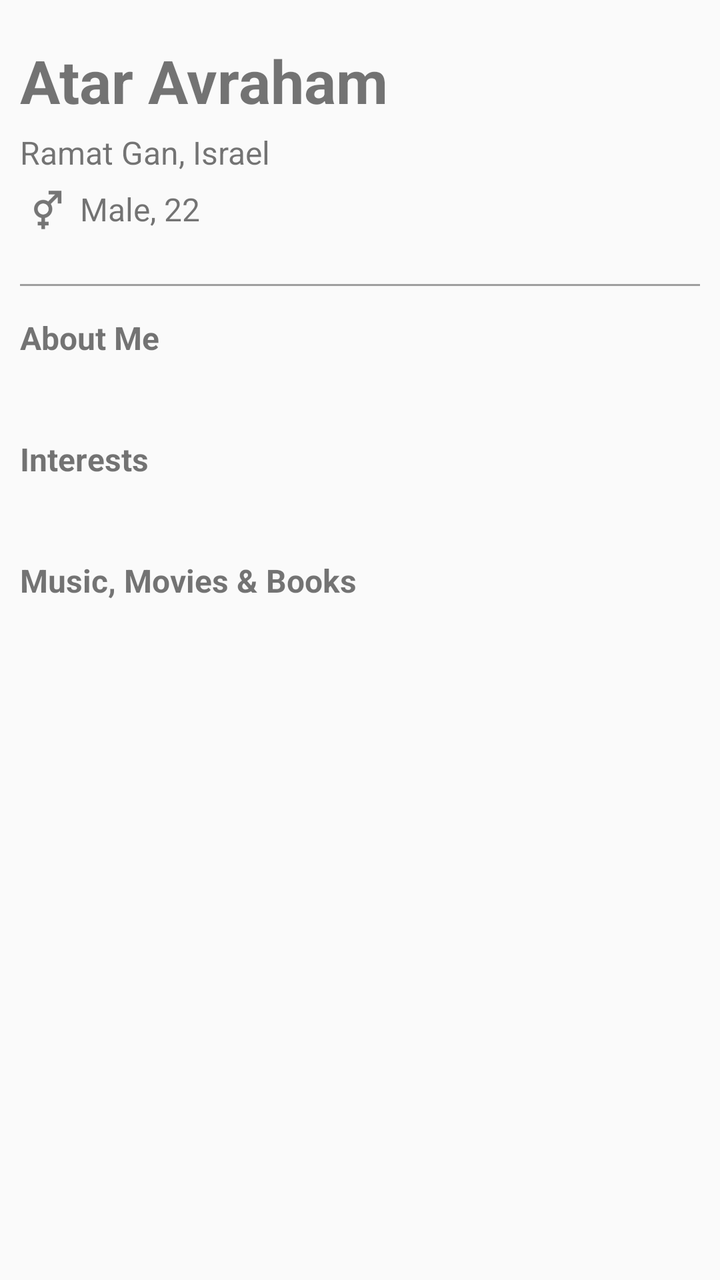
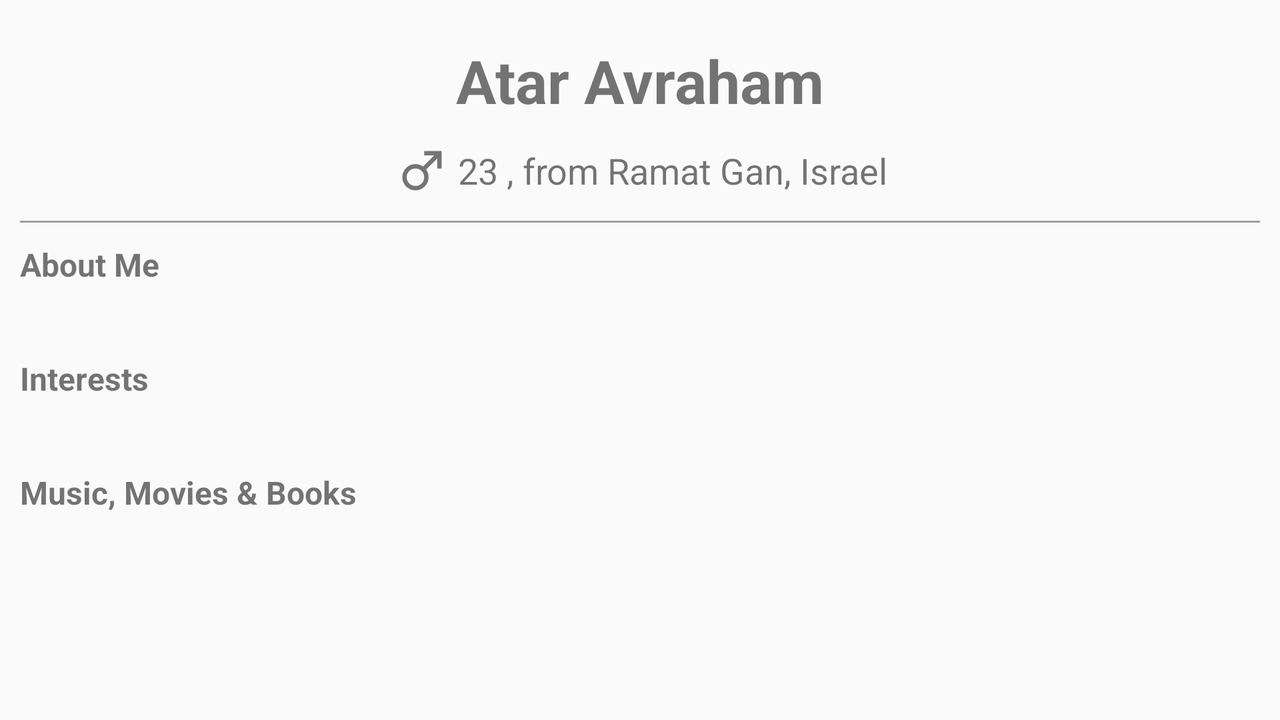

One screen, two layout resources from the same app: the default and the repository's alternative for another configuration. Each is rendered where Android would select it; the XML of both is given below.
<!-- AndroidManifest.xml: application theme AppTheme -->
<!-- res/layout/fragment_profile_view.xml -->
<android.support.design.widget.CoordinatorLayout
    xmlns:android="http://schemas.android.com/apk/res/android"
    xmlns:tools="http://schemas.android.com/tools"
    android:layout_width="match_parent"
    android:layout_height="match_parent"
    tools:context="com.atar.tripal.ui.ProfileViewFragment">

    <LinearLayout
        android:layout_width="match_parent"
        android:layout_height="match_parent"
        android:orientation="vertical"
        android:layout_margin="10dp">

        <TextView
            android:id="@+id/pv_name"
            android:layout_width="wrap_content"
            android:layout_height="wrap_content"
            android:layout_marginTop="10dp"
            android:layout_marginBottom="5dp"
            android:textSize="30sp"
            android:textStyle="bold"
            android:text="Atar Avraham"/>

        <TextView
            android:id="@+id/pv_origin"
            android:layout_width="wrap_content"
            android:layout_height="wrap_content"
            android:textSize="16sp"
            android:layout_marginBottom="5dp"
            android:text="Ramat Gan, Israel"/>

        <LinearLayout
            android:layout_width="wrap_content"
            android:layout_height="wrap_content"
            android:orientation="horizontal"
            android:gravity="center"
            android:layout_marginBottom="25dp">

            <ImageView
                android:id="@+id/pv_gender"
                android:layout_width="25dp"
                android:layout_height="25dp"
                android:layout_gravity="center"
                android:src="@mipmap/gender"
                android:layout_marginEnd="5dp"/>

            <TextView
                android:id="@+id/pv_age"
                android:layout_width="wrap_content"
                android:layout_height="wrap_content"
                android:textSize="16sp"
                android:text="Male, 22"/>

        </LinearLayout>

        <View style="@style/Divider"/>

        <TextView
            android:layout_width="wrap_content"
            android:layout_height="wrap_content"
            android:layout_marginTop="15dp"
            android:text="@string/about_me"
            android:textStyle="bold"
            android:textSize="16sp" />

        <TextView
            android:id="@+id/pv_about_me"
            android:layout_width="wrap_content"
            android:layout_height="wrap_content"
            android:paddingTop="5dp"/>

        <TextView
            android:layout_width="wrap_content"
            android:layout_height="wrap_content"
            android:layout_marginTop="15dp"
            android:text="@string/interests"
            android:textStyle="bold"
            android:textSize="16sp"/>

        <TextView
            android:id="@+id/pv_interests"
            android:layout_width="wrap_content"
            android:layout_height="wrap_content"
            android:paddingTop="5dp"/>

        <TextView
            android:layout_width="wrap_content"
            android:layout_height="wrap_content"
            android:layout_marginTop="15dp"
            android:text="@string/movies_books_music"
            android:textStyle="bold"
            android:textSize="16sp"/>

        <TextView
            android:id="@+id/pv_movies_and_books"
            android:layout_width="wrap_content"
            android:layout_height="wrap_content"
            android:paddingTop="5dp"
            android:layout_marginBottom="10dp"/>
    </LinearLayout>

</android.support.design.widget.CoordinatorLayout>
<!-- resources referenced by this layout -->
<resources>
  <!-- mipmap gender: png bitmap (drawable, 1364 bytes) -->
  <string name="about_me">About Me</string>
  <string name="interests">Interests</string>
  <string name="movies_books_music">Music, Movies &amp; Books</string>
  <style name="Divider">
          <item name="android:layout_width">match_parent</item>
          <item name="android:layout_height">1dp</item>
          <item name="android:background">#9e9e9e</item>
      </style>
  <style name="AppTheme" parent="Theme.AppCompat.Light.NoActionBar">
          
          <item name="colorPrimary">@color/colorPrimary</item>
          <item name="colorPrimaryDark">@color/colorPrimaryDark</item>
          <item name="colorAccent">@color/colorAccent</item>
      </style>
  <color name="colorPrimary">#03a9f4</color>
  <color name="colorPrimaryDark">#03a9f4</color>
  <color name="colorAccent">#ffca28</color>
</resources>
<!-- res/layout-land/fragment_profile_view.xml (the repository's variant of the layout above) -->
<!-- drawn on the phone turned sideways -->
<android.support.design.widget.CoordinatorLayout
    xmlns:android="http://schemas.android.com/apk/res/android"
    xmlns:tools="http://schemas.android.com/tools"
    android:layout_width="match_parent"
    android:layout_height="match_parent"
    tools:context="com.atar.tripal.ui.ProfileViewFragment"
    android:layout_margin="10dp">

    <LinearLayout
        android:layout_width="match_parent"
        android:layout_height="match_parent"
        android:orientation="vertical">

        <TextView
            android:id="@+id/pv_name"
            android:layout_width="wrap_content"
            android:layout_height="wrap_content"
            android:layout_marginTop="10dp"
            android:layout_marginBottom="10dp"
            android:layout_gravity="center"
            android:textSize="30sp"
            android:textStyle="bold"
            android:text="Atar Avraham"/>

        <LinearLayout
            android:layout_width="wrap_content"
            android:layout_height="wrap_content"
            android:orientation="horizontal"
            android:layout_gravity="center"
            android:gravity="center"
            android:layout_marginBottom="10dp">

            <ImageView
                android:id="@+id/pv_gender"
                android:layout_width="30dp"
                android:layout_height="30dp"
                android:src="@mipmap/male"
                android:layout_marginEnd="3dp"/>

            <TextView
                android:id="@+id/pv_origin"
                android:layout_width="wrap_content"
                android:layout_height="wrap_content"
                android:textSize="18sp"
                android:text="23 , from Ramat Gan, Israel"/>

        </LinearLayout>

        <View style="@style/Divider"/>

        <TextView
            android:layout_width="wrap_content"
            android:layout_height="wrap_content"
            android:layout_marginTop="10dp"
            android:text="@string/about_me"
            android:textStyle="bold"
            android:textSize="16sp" />

        <TextView
            android:id="@+id/pv_about_me"
            android:layout_width="wrap_content"
            android:layout_height="wrap_content"
            android:textSize="15sp"/>

        <TextView
            android:layout_width="wrap_content"
            android:layout_height="wrap_content"
            android:layout_marginTop="15dp"
            android:text="@string/interests"
            android:textStyle="bold"
            android:textSize="16sp"/>

        <TextView
            android:id="@+id/pv_interests"
            android:layout_width="wrap_content"
            android:layout_height="wrap_content"
            android:textSize="15sp"/>

        <TextView
            android:layout_width="wrap_content"
            android:layout_height="wrap_content"
            android:layout_marginTop="15dp"
            android:text="@string/movies_books_music"
            android:textStyle="bold"
            android:textSize="16sp"/>

        <TextView
            android:id="@+id/pv_movies_and_books"
            android:layout_width="wrap_content"
            android:layout_height="wrap_content"
            android:layout_marginBottom="20dp"
            android:textSize="15sp"/>

    </LinearLayout>

</android.support.design.widget.CoordinatorLayout>
<!-- resources referenced by the variant -->
<!-- as the phone turned sideways resolves them -->
<resources>
  <!-- mipmap male: png bitmap (mipmap-hdpi, 784 bytes) -->
  <string name="about_me">About Me</string>
  <string name="interests">Interests</string>
  <string name="movies_books_music">Music, Movies &amp; Books</string>
  <style name="Divider">
          <item name="android:layout_width">match_parent</item>
          <item name="android:layout_height">1dp</item>
          <item name="android:background">#9e9e9e</item>
      </style>
  <style name="AppTheme" parent="Theme.AppCompat.Light.NoActionBar">
          
          <item name="colorPrimary">@color/colorPrimary</item>
          <item name="colorPrimaryDark">@color/colorPrimaryDark</item>
          <item name="colorAccent">@color/colorAccent</item>
      </style>
  <color name="colorPrimary">#03a9f4</color>
  <color name="colorPrimaryDark">#03a9f4</color>
  <color name="colorAccent">#ffca28</color>
</resources>
